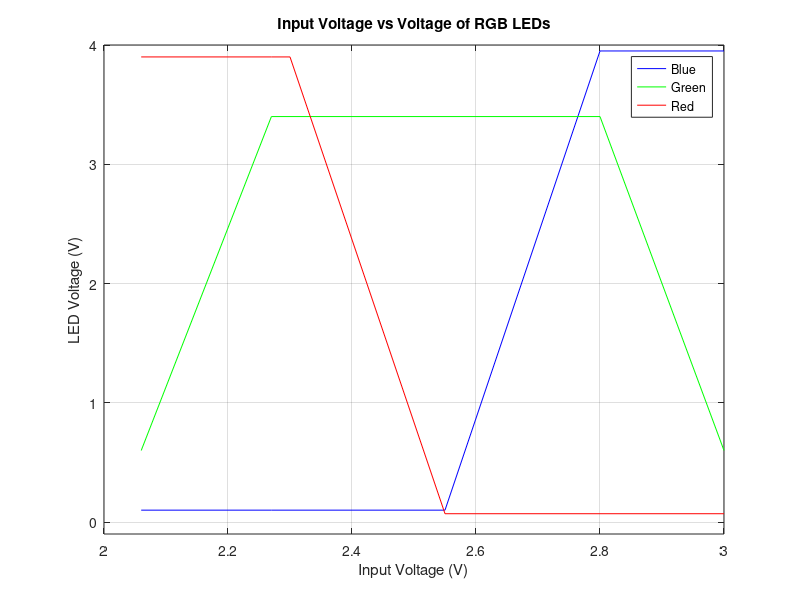

Write the MATLAB code that produced this figure.
close all
clc

voltage = [3 2.8 2.55 2.3 2.27 2.06];
blue = [3.95 3.95 0.1 0.1 0.1 0.1];
green = [0.6 3.4 3.4 3.4 3.4 0.6];
red = [0.07 0.07 0.07 3.9 3.9 3.9];

figure("Name","Input Voltage vs Voltage of RGB LEDs")
plot(voltage,blue, Color='b')
hold on
plot(voltage,green, Color='g')
hold on
plot(voltage,red, Color='r')
xlabel("Input Voltage (V)")
ylabel("LED Voltage (V)")
title("Input Voltage vs Voltage of RGB LEDs")
legend("Blue", "Green", "Red")
ylim([-0.1,4])
grid on
hold off